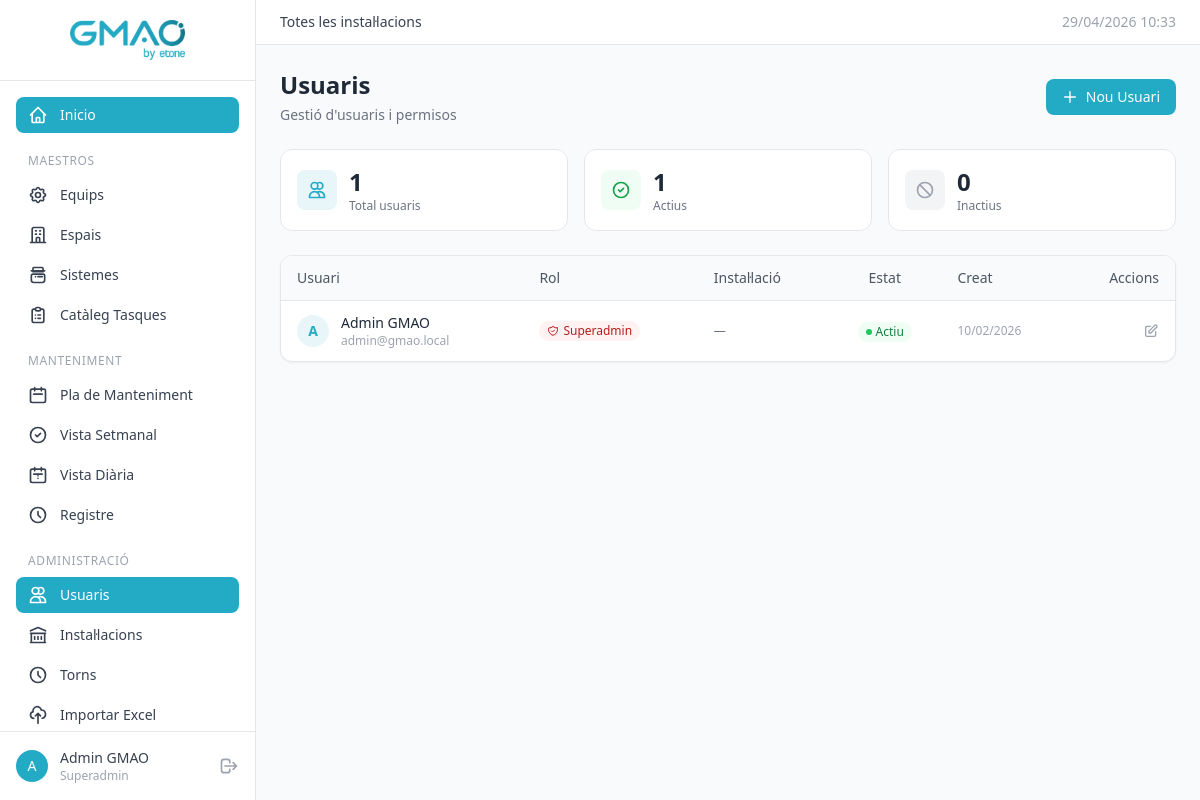
/usuaris (signed in), run on the app's committed database.
### tables this page shows
CREATE TABLE `usuaris` (
    `id` INT UNSIGNED NOT NULL AUTO_INCREMENT,
    `nom` VARCHAR(100) NOT NULL,
    `cognoms` VARCHAR(200) DEFAULT NULL,
    `email` VARCHAR(255) NOT NULL,
    `password_hash` VARCHAR(255) NOT NULL,
    `actiu` TINYINT(1) NOT NULL DEFAULT 1,
    `is_superadmin` TINYINT(1) NOT NULL DEFAULT 0,
    `created_at` DATETIME NOT NULL DEFAULT CURRENT_TIMESTAMP,
    `updated_at` DATETIME NOT NULL DEFAULT CURRENT_TIMESTAMP ON UPDATE CURRENT_TIMESTAMP,
    PRIMARY KEY (`id`),
    UNIQUE KEY `uk_usuaris_email` (`email`)
);

### app/Core/Controller.php (called while the page is built, shortened)
<?php
class Controller
{
    protected function view(string $view, array $data = []): void
    {
        extract($data);
        $viewFile = __DIR__ . '/../views/' . str_replace('.', '/', $view) . '.php';
        require $viewFile;
    }
}

### app/Controllers/UsuariController.php (called while the page is built, shortened)
<?php
class UsuariController extends Controller
{
    public function index(): void
    {
        if ($_SESSION['is_superadmin'] ?? false) {
            $usuaris = Usuari::allWithRoles();
        } else {
            $usuaris = Usuari::allWithRoles($this->currentInstalacioId());
        }
        $this->view('usuaris.index', [
            'title' => 'Usuaris',
            'usuaris' => $usuaris,
            'flash' => $this->getFlash(),
        ]);
    }
}

### public/index.php (called while the page is built, shortened)
<?php
require_once __DIR__ . '/../app/Helpers/functions.php';
$router = new Router();
$url = $_GET['url'] ?? '';
$router->dispatch($url);

### app/Helpers/functions.php (called while the page is built, shortened)
<?php
if (!function_exists('e')) {
    function e(?string $value): string
    {
        return htmlspecialchars($value ?? '', ENT_QUOTES, 'UTF-8');
    }
}
if (!function_exists('url')) {
    function url(string $path = ''): string
    {
        $base = rtrim($_ENV['APP_URL'] ?? '', '/');
        return $base . '/' . ltrim($path, '/');
    }
}

### app/Models/Database.php (called while the page is built, shortened)
<?php
class Database
{
    private static ?PDO $instance = null;
    public static function getInstance(): PDO
    {
        if (self::$instance === null) {
            $host = $_ENV['DB_HOST'] ?? 'localhost';
            $port = $_ENV['DB_PORT'] ?? '3306';
            $db = $_ENV['DB_DATABASE'] ?? 'gmao_ebone';
            $user = $_ENV['DB_USERNAME'] ?? 'root';
            $pass = $_ENV['DB_PASSWORD'] ?? '';
            $charset = $_ENV['DB_CHARSET'] ?? 'utf8mb4';
            $dsn = "mysql:host={$host};port={$port};dbname={$db};charset={$charset}";
            try {
                self::$instance = new PDO($dsn, $user, $pass, [
                    PDO::ATTR_ERRMODE => PDO::ERRMODE_EXCEPTION,
                    PDO::ATTR_DEFAULT_FETCH_MODE => PDO::FETCH_ASSOC,
                    PDO::ATTR_EMULATE_PREPARES => false,
                    PDO::MYSQL_ATTR_INIT_COMMAND => "SET NAMES {$charset}",
                ]);
            } catch (PDOException $e) {
                if (($_ENV['APP_DEBUG'] ?? 'false') === 'true') {
                    die('Error de connexió: ' . $e->getMessage());
                }
                die('Error de connexió a la base de dades.');
            }
        }
        return self::$instance;
    }
}

### app/Core/Model.php (called while the page is built, shortened)
<?php
abstract class Model
{
    protected static function db(): PDO
    {
        return Database::getInstance();
    }
    public static function query(string $sql, array $params = []): array
    {
        $stmt = static::db()->prepare($sql);
        $stmt->execute($params);
        return $stmt->fetchAll();
    }
}

### app/Models/Usuari.php (called while the page is built, shortened)
<?php
class Usuari extends Model
{
    public static function allWithRoles(?int $instalacioId = null): array
    {
        return static::query('
            SELECT u.*, r.nom AS rol_nom, ui.instalacio_id, i.nom AS instalacio_nom
            FROM usuaris u
            LEFT JOIN usuari_instalacio ui ON ui.usuari_id = u.id
            LEFT JOIN rols r ON r.id = ui.rol_id
            LEFT JOIN instalacions i ON i.id = ui.instalacio_id
            ORDER BY u.nom
        ');
    }
}

### app/views/usuaris/index.php (the view, shortened to what this page needs)
<div class="flex flex-col sm:flex-row sm:items-center justify-between gap-4 mb-6">
    <div>
        <h2 class="text-xl sm:text-2xl font-bold text-gray-800">Usuaris</h2>
        <p class="text-gray-500 text-sm mt-1">Gestió d'usuaris i permisos</p>
    </div>
    <a href="<?= url('usuaris/create') ?>" class="bg-brand text-white px-4 py-2 rounded-lg text-sm font-medium hover:bg-brand-dark transition flex items-center gap-2">
        <svg class="w-4 h-4" fill="none" stroke="currentColor" viewBox="0 0 24 24"><path stroke-linecap="round" stroke-linejoin="round" stroke-width="2" d="M12 4v16m8-8H4"/></svg>
        Nou Usuari
    </a>
</div>
<div class="grid grid-cols-1 sm:grid-cols-3 gap-4 mb-6">
    <?php
    $totalUsuaris = count($usuaris);
    $actius = count(array_filter($usuaris, fn($u) => $u['actiu']));
    $inactius = $totalUsuaris - $actius;
    ?>
    <div class="bg-white rounded-xl border border-gray-200 p-4 flex items-center gap-3">
        <div class="w-10 h-10 bg-brand/10 rounded-lg flex items-center justify-center">
            <svg class="w-5 h-5 text-brand" fill="none" stroke="currentColor" viewBox="0 0 24 24"><path stroke-linecap="round" stroke-linejoin="round" stroke-width="2" d="M12 4.354a4 4 0 110 5.292M15 21H3v-1a6 6 0 0112 0v1zm0 0h6v-1a6 6 0 00-9-5.197M13 7a4 4 0 11-8 0 4 4 0 018 0z"/></svg>
        </div>
        <div>
            <p class="text-2xl font-bold text-gray-800"><?= $totalUsuaris ?></p>
            <p class="text-xs text-gray-500">Total usuaris</p>
        </div>
    </div>
    <div class="bg-white rounded-xl border border-gray-200 p-4 flex items-center gap-3">
        <div class="w-10 h-10 bg-green-50 rounded-lg flex items-center justify-center">
            <svg class="w-5 h-5 text-green-600" fill="none" stroke="currentColor" viewBox="0 0 24 24"><path stroke-linecap="round" stroke-linejoin="round" stroke-width="2" d="M9 12l2 2 4-4m6 2a9 9 0 11-18 0 9 9 0 0118 0z"/></svg>
        </div>
        <div>
            <p class="text-2xl font-bold text-gray-800"><?= $actius ?></p>
            <p class="text-xs text-gray-500">Actius</p>
        </div>
    </div>
    <div class="bg-white rounded-xl border border-gray-200 p-4 flex items-center gap-3">
        <div class="w-10 h-10 bg-gray-100 rounded-lg flex items-center justify-center">
            <svg class="w-5 h-5 text-gray-400" fill="none" stroke="currentColor" viewBox="0 0 24 24"><path stroke-linecap="round" stroke-linejoin="round" stroke-width="2" d="M18.364 18.364A9 9 0 005.636 5.636m12.728 12.728A9 9 0 015.636 5.636m12.728 12.728L5.636 5.636"/></svg>
        </div>
        <div>
            <p class="text-2xl font-bold text-gray-800"><?= $inactius ?></p>
            <p class="text-xs text-gray-500">Inactius</p>
        </div>
    </div>
</div>
<div class="hidden md:block bg-white rounded-xl shadow-sm border border-gray-200 overflow-hidden">
    <div class="overflow-x-auto">
        <table class="w-full text-sm">
            <thead>
                <tr class="bg-gray-50 border-b border-gray-200">
                    <th class="text-left px-4 py-3 font-medium text-gray-600">Usuari</th>
                    <th class="text-left px-4 py-3 font-medium text-gray-600">Rol</th>
                    <th class="text-left px-4 py-3 font-medium text-gray-600">Instal·lació</th>
                    <th class="text-center px-4 py-3 font-medium text-gray-600">Estat</th>
                    <th class="text-left px-4 py-3 font-medium text-gray-600">Creat</th>
                    <th class="text-right px-4 py-3 font-medium text-gray-600">Accions</th>
                </tr>
            </thead>
            <tbody class="divide-y divide-gray-100">
                <?php if (empty($usuaris)): ?>
                    <tr><td colspan="6" class="px-4 py-8 text-center text-gray-400">No hi ha usuaris registrats.</td></tr>
                <?php else: ?>
                    <?php foreach ($usuaris as $u): ?>
                    <tr class="hover:bg-gray-50 transition <?= !$u['actiu'] ? 'opacity-50' : '' ?>">
                        <td class="px-4 py-3">
                            <div class="flex items-center gap-3">
                                <div class="w-8 h-8 bg-brand/10 rounded-full flex items-center justify-center text-brand text-sm font-bold flex-shrink-0">
                                    <?= strtoupper(substr($u['nom'], 0, 1)) ?>
                                </div>
                                <div>
                                    <p class="font-medium text-gray-800"><?= e($u['nom'] . ' ' . ($u['cognoms'] ?? '')) ?></p>
                                    <p class="text-xs text-gray-400"><?= e($u['email']) ?></p>
                                </div>
                            </div>
                        </td>
                        <td class="px-4 py-3">
                            <?php if (!empty($u['is_superadmin'])): ?>
                                <span class="inline-flex items-center gap-1 text-xs px-2 py-0.5 rounded-full font-medium bg-red-50 text-red-700">
                                    Superadmin
                                </span>
                            <?php else: ?>
                                <span class="text-gray-400 text-xs italic">Sense rol</span>
                            <?php endif; ?>
                        </td>
                        <td class="px-4 py-3 text-gray-500 text-xs">
                            <?= e($u['instalacio_nom'] ?? '—') ?>
                        </td>
                        <td class="px-4 py-3 text-center">
                            <?php if ($u['actiu']): ?>
                                <span class="inline-flex items-center gap-1 text-xs text-green-700 bg-green-50 px-2 py-0.5 rounded-full">
                                    <span class="w-1.5 h-1.5 bg-green-500 rounded-full"></span> Actiu
                                </span>
                            <?php else: ?>
                                <span class="inline-flex items-center gap-1 text-xs text-gray-500 bg-gray-100 px-2 py-0.5 rounded-full">
                                    <span class="w-1.5 h-1.5 bg-gray-400 rounded-full"></span> Inactiu
                                </span>
                            <?php endif; ?>
                        </td>
                        <td class="px-4 py-3 text-gray-400 text-xs">
                            <?= date('d/m/Y', strtotime($u['created_at'] ?? 'now')) ?>
                        </td>
                        <td class="px-4 py-3 text-right">
                            <div class="flex items-center justify-end gap-2">
                                <a href="<?= url('usuaris/edit/' . $u['id']) ?>" class="text-gray-400 hover:text-brand transition" title="Editar">
                                    <svg class="w-4 h-4" fill="none" stroke="currentColor" viewBox="0 0 24 24"><path stroke-linecap="round" stroke-linejoin="round" stroke-width="2" d="M11 5H6a2 2 0 00-2 2v11a2 2 0 002 2h11a2 2 0 002-2v-5m-1.414-9.414a2 2 0 112.828 2.828L11.828 15H9v-2.828l8.586-8.586z"/></svg>
                                </a>
                            </div>
                        </td>
                    </tr>
                    <?php endforeach; ?>
                <?php endif; ?>
            </tbody>
        </table>
    </div>
</div>
<?php
require __DIR__ . '/../layouts/main.php';
?>

### app/Core/Router.php (shortened to what this page needs)
<?php
class Router
{
    private array $routes = [];
    private function addRoute(string $httpMethod, string $path, string $controller, string $method): void
    {
        $pattern = preg_replace('/\{([a-zA-Z_]+)\}/', '(?P<$1>[^/]+)', $path);
        $pattern = '#^' . $pattern . '$#';
        $this->routes[] = [
            'httpMethod' => $httpMethod,
            'pattern' => $pattern,
            'controller' => $controller,
            'method' => $method,
        ];
    }
    public function dispatch(string $url): void
    {
        $url = trim($url, '/');
        $httpMethod = $_SERVER['REQUEST_METHOD'];
        foreach ($this->routes as $route) {
            if ($route['httpMethod'] !== $httpMethod) {
                continue;
            }
            if (preg_match($route['pattern'], $url, $matches)) {
                $params = array_filter($matches, 'is_string', ARRAY_FILTER_USE_KEY);
                $method = $route['method'];
                $controller = new $controllerClass();
                call_user_func_array([$controller, $method], $params);
                return;
            }
        }
    }
}

### data on the page
usuaris: actiu "1", actiu "0", nom "A", nom+cognoms "Admin GMAO", email "admin@gmao.local", is_superadmin 1 (drawn), instalacio_nom "—", shows "Actiu", created_at "10/02/2026"

### other printed values
$totalUsuaris "1"
